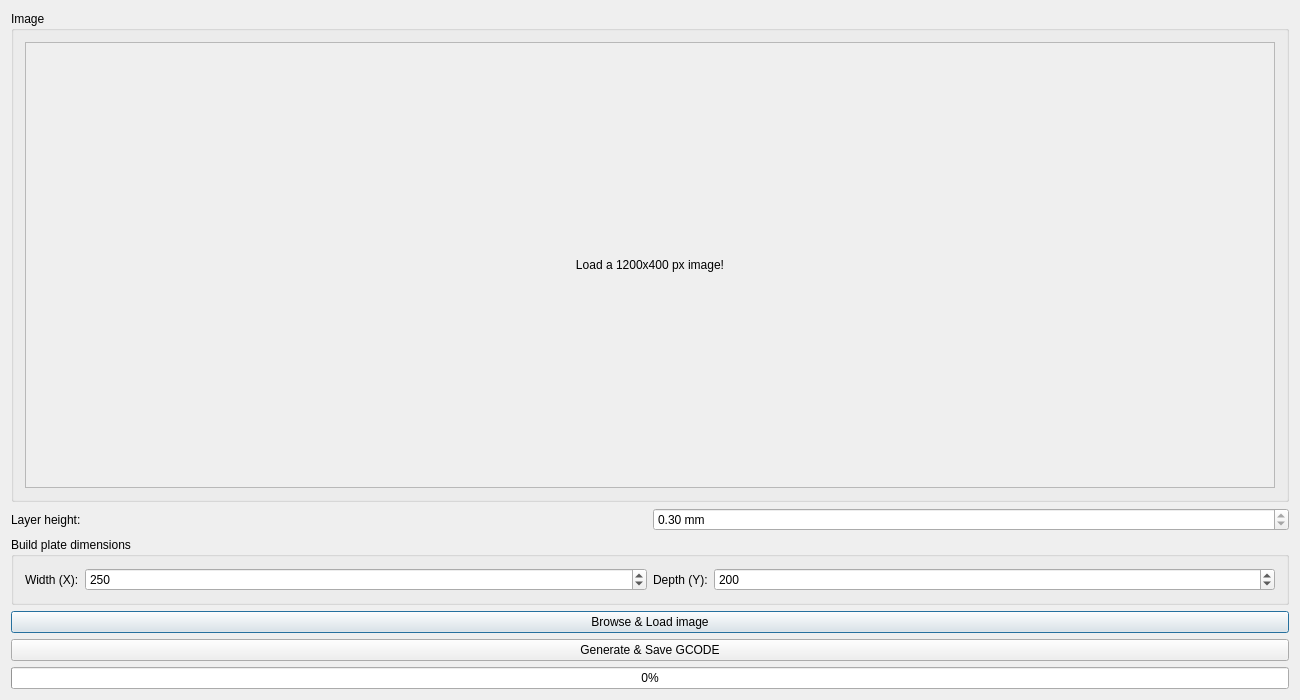
<?xml version="1.0" encoding="UTF-8"?>
<ui version="4.0">
 <class>Dialog</class>
 <widget class="QDialog" name="Dialog">
  <property name="geometry">
   <rect>
    <x>0</x>
    <y>0</y>
    <width>1300</width>
    <height>700</height>
   </rect>
  </property>
  <property name="windowTitle">
   <string>Lithophane</string>
  </property>
  <layout class="QVBoxLayout" name="verticalLayout_2">
   <item>
    <widget class="QGroupBox" name="groupBox">
     <property name="title">
      <string>Image</string>
     </property>
     <layout class="QVBoxLayout" name="verticalLayout">
      <item>
       <widget class="QScrollArea" name="scrollArea">
        <property name="widgetResizable">
         <bool>true</bool>
        </property>
        <widget class="QWidget" name="scrollAreaWidgetContents">
         <property name="geometry">
          <rect>
           <x>0</x>
           <y>0</y>
           <width>1256</width>
           <height>457</height>
          </rect>
         </property>
         <layout class="QVBoxLayout" name="verticalLayout_3">
          <item>
           <widget class="QLabel" name="lImage">
            <property name="text">
             <string>Load a 1200x400 px image!</string>
            </property>
            <property name="alignment">
             <set>Qt::AlignCenter</set>
            </property>
           </widget>
          </item>
         </layout>
        </widget>
       </widget>
      </item>
     </layout>
    </widget>
   </item>
   <item>
    <layout class="QHBoxLayout" name="horizontalLayout_2">
     <item>
      <widget class="QLabel" name="label">
       <property name="text">
        <string>Layer height:</string>
       </property>
      </widget>
     </item>
     <item>
      <widget class="QDoubleSpinBox" name="sbLayerHeight">
       <property name="readOnly">
        <bool>true</bool>
       </property>
       <property name="prefix">
        <string/>
       </property>
       <property name="suffix">
        <string> mm</string>
       </property>
       <property name="minimum">
        <double>0.100000000000000</double>
       </property>
       <property name="maximum">
        <double>0.300000000000000</double>
       </property>
       <property name="singleStep">
        <double>0.050000000000000</double>
       </property>
       <property name="value">
        <double>0.300000000000000</double>
       </property>
      </widget>
     </item>
    </layout>
   </item>
   <item>
    <widget class="QGroupBox" name="groupBox_2">
     <property name="title">
      <string>Build plate dimensions</string>
     </property>
     <layout class="QHBoxLayout" name="horizontalLayout" stretch="0,2,0,2">
      <item>
       <widget class="QLabel" name="label_2">
        <property name="sizePolicy">
         <sizepolicy hsizetype="Preferred" vsizetype="Preferred">
          <horstretch>0</horstretch>
          <verstretch>0</verstretch>
         </sizepolicy>
        </property>
        <property name="text">
         <string>Width (X):</string>
        </property>
       </widget>
      </item>
      <item>
       <widget class="QSpinBox" name="sbBedWidth">
        <property name="minimum">
         <number>160</number>
        </property>
        <property name="maximum">
         <number>350</number>
        </property>
        <property name="value">
         <number>250</number>
        </property>
       </widget>
      </item>
      <item>
       <widget class="QLabel" name="label_3">
        <property name="text">
         <string>Depth (Y):</string>
        </property>
       </widget>
      </item>
      <item>
       <widget class="QSpinBox" name="sbBedDepth">
        <property name="minimum">
         <number>160</number>
        </property>
        <property name="maximum">
         <number>350</number>
        </property>
        <property name="value">
         <number>200</number>
        </property>
       </widget>
      </item>
     </layout>
    </widget>
   </item>
   <item>
    <widget class="QPushButton" name="bLoad">
     <property name="text">
      <string>Browse &amp;&amp; Load image</string>
     </property>
    </widget>
   </item>
   <item>
    <widget class="QPushButton" name="bGenerate">
     <property name="text">
      <string>Generate &amp;&amp; Save GCODE</string>
     </property>
    </widget>
   </item>
   <item>
    <widget class="QProgressBar" name="pbTotal">
     <property name="value">
      <number>0</number>
     </property>
     <property name="alignment">
      <set>Qt::AlignCenter</set>
     </property>
    </widget>
   </item>
  </layout>
 </widget>
 <layoutdefault spacing="6" margin="11"/>
 <resources/>
 <connections/>
</ui>
